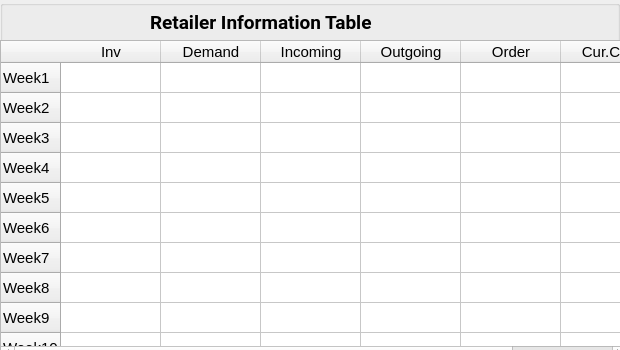
     <widget class="QGroupBox" name="groupBox_36">
      <property name="geometry">
       <rect>
        <x>660</x>
        <y>10</y>
        <width>620</width>
        <height>350</height>
       </rect>
      </property>
      <property name="styleSheet">
       <string notr="true"/>
      </property>
      <property name="title">
       <string/>
      </property>
      <widget class="QWidget" name="layoutWidget_12">
       <property name="geometry">
        <rect>
         <x>150</x>
         <y>10</y>
         <width>501</width>
         <height>25</height>
        </rect>
       </property>
       <layout class="QHBoxLayout" name="horizontalLayout_12">
        <item>
         <widget class="QLabel" name="label_571">
          <property name="font">
           <font>
            <family>Roboto</family>
            <pointsize>14</pointsize>
            <weight>75</weight>
            <bold>true</bold>
           </font>
          </property>
          <property name="text">
           <string>Retailer Information Table</string>
          </property>
         </widget>
        </item>
       </layout>
      </widget>
      <widget class="QTableWidget" name="tableWidget_11">
       <property name="geometry">
        <rect>
         <x>0</x>
         <y>40</y>
         <width>641</width>
         <height>321</height>
        </rect>
       </property>
       <property name="styleSheet">
        <string notr="true">font-size:15px;
width = 70%;</string>
       </property>
       <row>
        <property name="text">
         <string>Week1</string>
        </property>
       </row>
       <row>
        <property name="text">
         <string>Week2</string>
        </property>
       </row>
       <row>
        <property name="text">
         <string>Week3</string>
        </property>
       </row>
       <row>
        <property name="text">
         <string>Week4</string>
        </property>
       </row>
       <row>
        <property name="text">
         <string>Week5</string>
        </property>
       </row>
       <row>
        <property name="text">
         <string>Week6</string>
        </property>
       </row>
       <row>
        <property name="text">
         <string>Week7</string>
        </property>
       </row>
       <row>
        <property name="text">
         <string>Week8</string>
        </property>
       </row>
       <row>
        <property name="text">
         <string>Week9</string>
        </property>
       </row>
       <row>
        <property name="text">
         <string>Week10</string>
        </property>
       </row>
       <column>
        <property name="text">
         <string>Inv</string>
        </property>
       </column>
       <column>
        <property name="text">
         <string>Demand</string>
        </property>
       </column>
       <column>
        <property name="text">
         <string>Incoming</string>
        </property>
       </column>
       <column>
        <property name="text">
         <string>Outgoing</string>
        </property>
       </column>
       <column>
        <property name="text">
         <string>Order</string>
        </property>
       </column>
       <column>
        <property name="text">
         <string>Cur.Cost</string>
        </property>
       </column>
      </widget>
     </widget>
